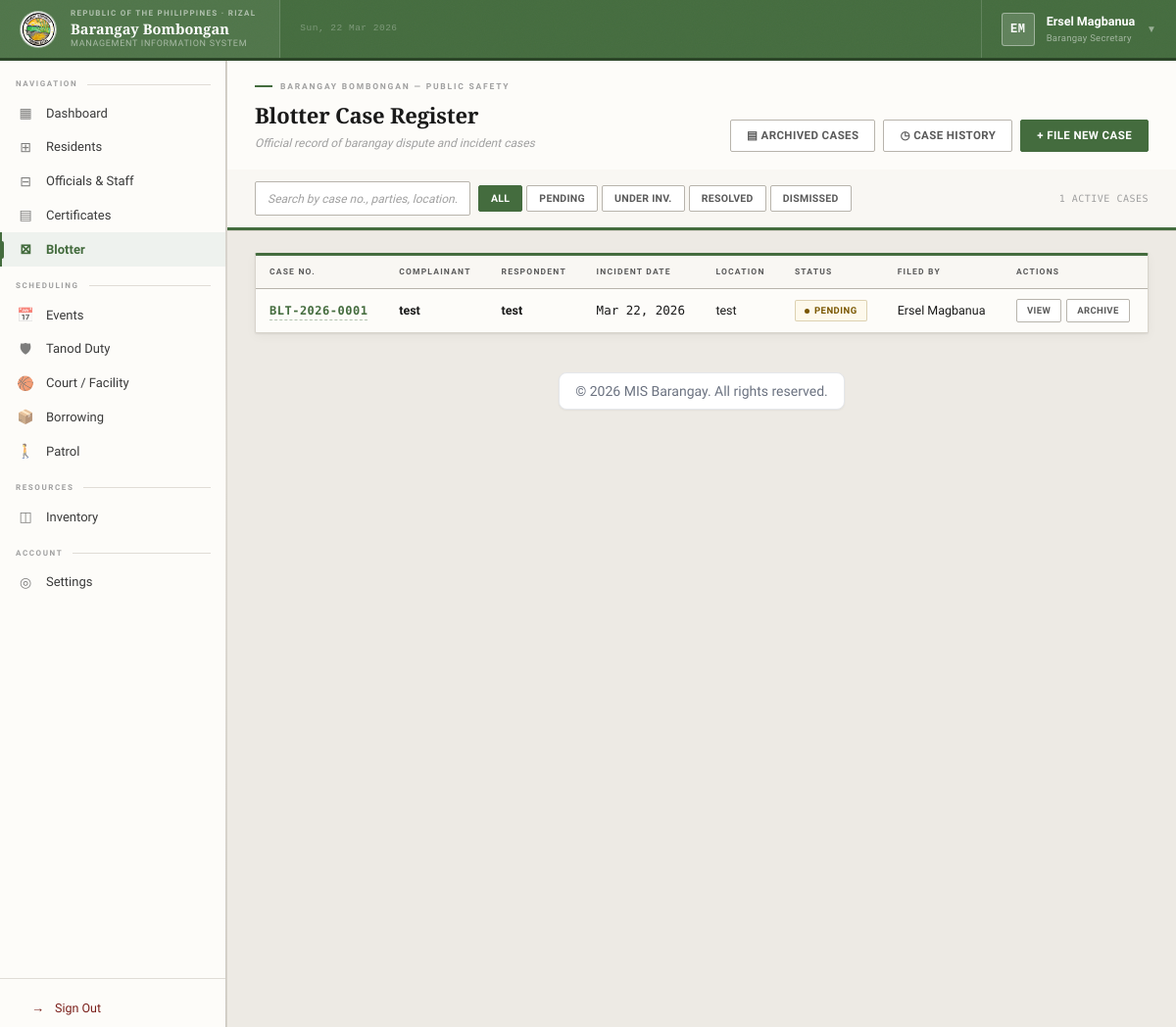
The page /secretary/blotter/index.php (signed in) on the database its author committed.
### tables this page shows
CREATE TABLE `blotter` (
  `id` int NOT NULL AUTO_INCREMENT,
  `case_number` varchar(50) NOT NULL,
  `complainant_name` varchar(255) NOT NULL,
  `complainant_address` text,
  `complainant_contact` varchar(20) DEFAULT NULL,
  `respondent_name` varchar(255) NOT NULL,
  `respondent_address` text,
  `respondent_contact` varchar(20) DEFAULT NULL,
  `incident_date` date NOT NULL,
  `incident_time` time DEFAULT NULL,
  `incident_location` text NOT NULL,
  `incident_description` text NOT NULL,
  `status` enum('pending','under_investigation','resolved','dismissed') DEFAULT 'pending',
  `resolution` text,
  `resolved_date` date DEFAULT NULL,
  `created_by` int NOT NULL,
  `created_at` timestamp NULL DEFAULT CURRENT_TIMESTAMP,
  `updated_at` timestamp NULL DEFAULT CURRENT_TIMESTAMP ON UPDATE CURRENT_TIMESTAMP,
  `archived_at` timestamp NULL DEFAULT NULL,
  PRIMARY KEY (`id`),
  UNIQUE KEY `case_number` (`case_number`),
  KEY `idx_case_number` (`case_number`),
  KEY `idx_status` (`status`),
  KEY `idx_incident_date` (`incident_date`),
  KEY `idx_created_by` (`created_by`),
  KEY `idx_archived_at` (`archived_at`),
  CONSTRAINT `blotter_ibfk_1` FOREIGN KEY (`created_by`) REFERENCES `users` (`id`) ON DELETE RESTRICT
);

CREATE TABLE `users` (
  `id` int NOT NULL AUTO_INCREMENT,
  `username` varchar(255) NOT NULL,
  `name` varchar(255) NOT NULL,
  `role` varchar(244) NOT NULL,
  `position` varchar(150) DEFAULT NULL,
  `status` varchar(50) NOT NULL DEFAULT 'active',
  `password` varchar(255) NOT NULL,
  `profile_picture` varchar(255) DEFAULT NULL,
  `created_at` timestamp NULL DEFAULT CURRENT_TIMESTAMP,
  `updated_at` timestamp NULL DEFAULT CURRENT_TIMESTAMP ON UPDATE CURRENT_TIMESTAMP,
  PRIMARY KEY (`id`)
);

### public/secretary/blotter/index.php (the view, shortened to what this page needs)
<?php
require_once __DIR__ . '/../../../includes/app.php';
$stmt = $conn->prepare("
    SELECT b.*, u.name as created_by_name
    FROM blotter b
    LEFT JOIN users u ON b.created_by = u.id
    WHERE b.archived_at IS NULL
    ORDER BY b.created_at DESC
");
$stmt->execute();
$result = $stmt->get_result();
$statusConf = [
    'pending'           => ['label' => 'Pending',            'cls' => 'bs-pending'],
    'under_investigation'=> ['label' => 'Under Investigation','cls' => 'bs-invest'],
    'resolved'          => ['label' => 'Resolved',           'cls' => 'bs-resolved'],
    'dismissed'         => ['label' => 'Dismissed',          'cls' => 'bs-dismissed'],
];
?>
<!DOCTYPE html>
<html lang="en">
<head>
</head>
<body class="bg-gray-100 h-screen overflow-hidden" style="display:none;">
    <?php include '../layout/navbar.php'; ?>
    <div class="flex h-full" style="background:var(--bg);">
        <?php include '../layout/sidebar.php'; ?>
        <main class="flex-1 h-screen overflow-y-auto blt-page">
            <div class="doc-header">
                <div class="doc-header-inner">
                    <div>
                        <div class="doc-eyebrow">Barangay Bombongan — Public Safety</div>
                        <div class="doc-title">Blotter Case Register</div>
                        <div class="doc-sub">Official record of barangay dispute and incident cases</div>
                    </div>
                    <div class="header-actions">
                        <button class="btn btn-ghost" id="btnArchivedCases">▤ Archived Cases</button>
                        <button class="btn btn-ghost" id="btnCaseHistory">◷ Case History</button>
                        <button class="btn btn-primary" id="openBlotterModalBtn">+ File New Case</button>
                    </div>
                </div>
                <div class="blt-toolbar">
                    <div class="toolbar-left">
                        <input type="text" class="blt-search" id="bltTableSearch" placeholder="Search by case no., parties, location…">
                        <div class="status-filters" id="statusFilters">
                            <button class="sf-pill all active" data-status="">All</button>
                            <button class="sf-pill" data-status="pending">Pending</button>
                            <button class="sf-pill" data-status="under_investigation">Under Inv.</button>
                            <button class="sf-pill" data-status="resolved">Resolved</button>
                            <button class="sf-pill" data-status="dismissed">Dismissed</button>
                        </div>
                    </div>
                    <div style="font-family:var(--f-mono);font-size:10px;color:var(--ink-faint);letter-spacing:.5px;" id="bltCount">
                        <?php
                        $cntS = $conn->prepare("SELECT COUNT(*) as c FROM blotter WHERE archived_at IS NULL");
                        $cntS->execute();
                        echo number_format($cntS->get_result()->fetch_assoc()['c'] ?? 0) . ' ACTIVE CASES';
                        ?>
                    </div>
                </div>
            </div>
            <div class="blt-table-wrap" style="margin:22px 28px;">
                <table id="blotterTable" class="display" style="width:100%;">
                    <thead>
                        <tr>
                            <th>Case No.</th>
                            <th>Complainant</th>
                            <th>Respondent</th>
                            <th>Incident Date</th>
                            <th>Location</th>
                            <th>Status</th>
                            <th>Filed By</th>
                            <th>Actions</th>
                        </tr>
                    </thead>
                    <tbody>
                        <?php if ($result !== false): ?>
                        <?php while ($row = $result->fetch_assoc()):
                            $sc = $statusConf[$row['status']] ?? ['label' => $row['status'], 'cls' => 'bs-dismissed'];
                        ?>
                        <tr data-status="<?= $row['status'] ?>">
                            <td>
                                <span class="td-case-no view-blotter-btn" data-id="<?= $row['id'] ?>">
                                    <?= htmlspecialchars($row['case_number']) ?>
                                </span>
                            </td>
                            <td>
                                <div class="td-parties">
                                    <div class="party-name"><?= htmlspecialchars($row['complainant_name']) ?></div>
                                </div>
                            </td>
                            <td>
                                <div class="td-parties">
                                    <div class="party-name"><?= htmlspecialchars($row['respondent_name']) ?></div>
                                </div>
                            </td>
                            <td class="td-date"><?= date('M d, Y', strtotime($row['incident_date'])) ?></td>
                            <td class="td-location" title="<?= htmlspecialchars($row['incident_location']) ?>">
                                <?= htmlspecialchars($row['incident_location']) ?>
                            </td>
                            <td><span class="bs <?= $sc['cls'] ?>"><?= $sc['label'] ?></span></td>
                            <td class="td-filed-by"><?= htmlspecialchars($row['created_by_name'] ?? '—') ?></td>
                            <td>
                                <div class="td-actions">
                                    <button class="act-btn act-view view-blotter-btn" data-id="<?= $row['id'] ?>">View</button>
                                    <button class="act-btn act-arch archive-case-btn"
                                        data-id="<?= $row['id'] ?>"
                                        data-case="<?= htmlspecialchars($row['case_number']) ?>">Archive</button>
                                </div>
                            </td>
                        </tr>
                        <?php endwhile; ?>
                        <?php else: ?>
                        <tr><td colspan="8" style="text-align:center;padding:32px;color:var(--ink-faint);font-style:italic;">Error loading cases.</td></tr>
                        <?php endif; ?>
                    </tbody>
                </table>
            </div>
        </main>
    </div>
</body>
</html>

### public/assets/css/style.css (style rules this page uses)
.flex { display: flex; }
.h-full { height: 100%; }
.h-screen { height: 100vh; }
.flex-1 { flex: 1; }
.overflow-hidden { overflow: hidden; }
.overflow-y-auto { overflow-y: auto; }
input[type="text"], input[type="email"], input[type="password"], input[type="search"], input[type="tel"], input[type="url"], textarea, select { autocomplete: off; }
input[type="text"], input[type="email"], input[type="password"], input[type="search"], input[type="tel"], input[type="url"], textarea, select { -webkit-autocomplete: off !important; -moz-autocomplete: off !important; -ms-autocomplete: off !important; autocomplete: off !important; -webkit-appearance: none; -webkit-user-select: text; }

### public/secretary/layout/navbar.php (style rules this page uses)
:root { --nb-accent: var(--theme-primary, #2d5a27); --nb-accent-dk: color-mix(in srgb, var(--nb-accent) 65%, black); --nb-paper: #fdfcf9; --nb-ink: #1a1a1a; --nb-muted: #5a5a5a; --nb-faint: #a0a0a0; --nb-rule: #d8d4cc; --nb-rule-dk: #b0aba0; --nb-font-s: 'Source Serif 4', Georgia, serif; --nb-font-n: 'Source Sans 3', 'Segoe UI', sans-serif; --nb-font-m: 'Courier New', monospace; }

### rows shown on the page
blotter: case_number "BLT-2026-0001", complainant_name "test", respondent_name "test", incident_date "Mar 22, 2026", incident_location "test", status "PENDING", created_by.name "Ersel Magbanua"

### other values the page prints
$initials "EM"
$currentUser "Ersel Magbanua"
$roleLabel "Barangay Secretary"
$cntS->get_result()->fetch_assoc()['c'] "1"
